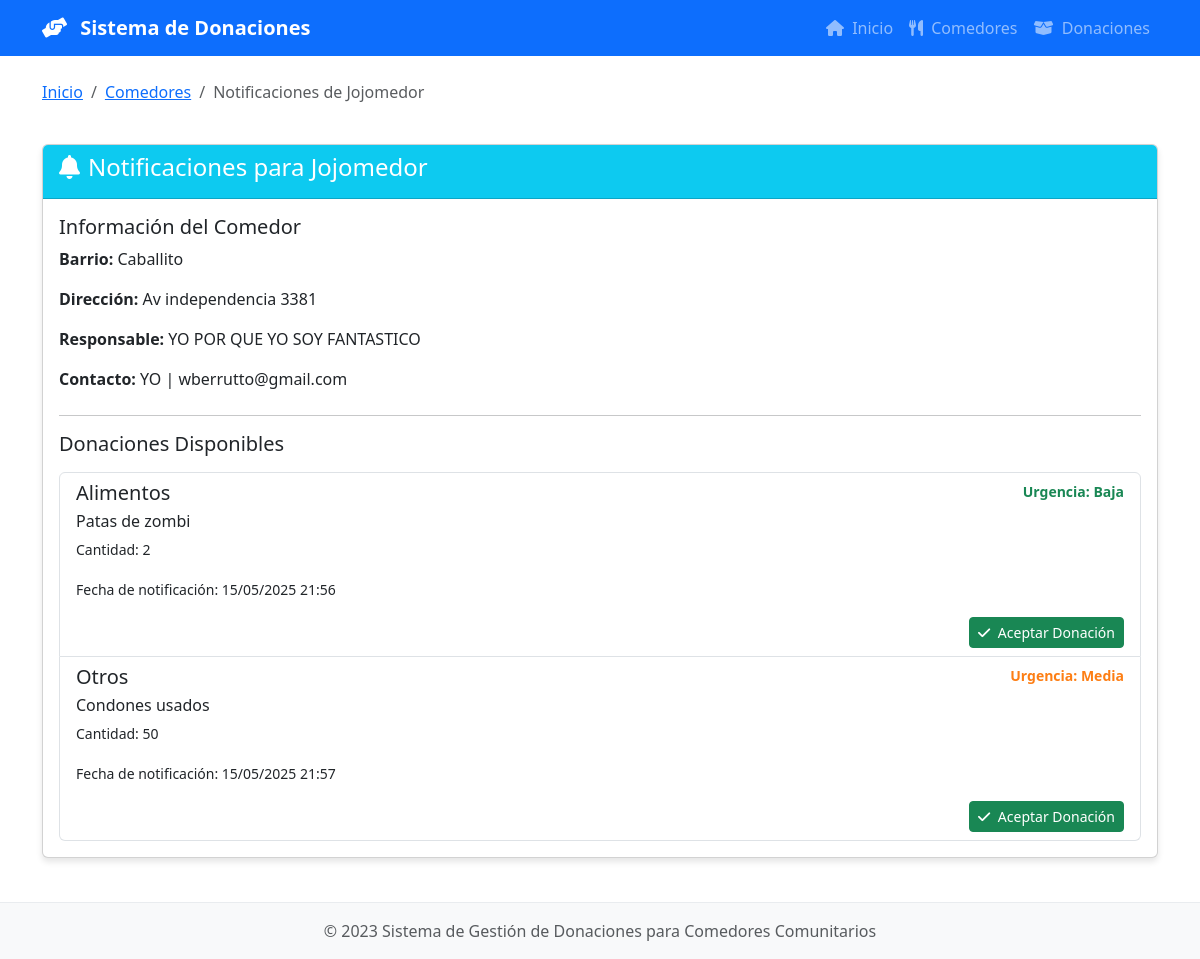
Page /comedores/1/notificaciones on the committed database.
### app/models.py (models this page shows)
class Comedor(Base):
    __tablename__ = "comedores"
    id = Column(Integer, primary_key=True, index=True)
    nombre = Column(String(100), nullable=False)
    barrio = Column(String(100), nullable=False)
    direccion = Column(String(200), nullable=False)
    responsable = Column(String(100), nullable=False)
    telefono = Column(String(20), nullable=False)
    email = Column(String(100), nullable=False)
    notificaciones = relationship("Notificacion", back_populates="comedor")
    donaciones_recibidas = relationship("Donacion", back_populates="comedor_asignado")

class Notificacion(Base):
    __tablename__ = "notificaciones"
    id = Column(Integer, primary_key=True, index=True)
    comedor_id = Column(Integer, ForeignKey("comedores.id"), nullable=False)
    donacion_id = Column(Integer, ForeignKey("donaciones.id"), nullable=False)
    fecha_envio = Column(DateTime, nullable=False)
    estado = Column(String(20), nullable=False)  # enviada, leida, aceptada, rechazada
    comedor = relationship("Comedor", back_populates="notificaciones")
    donacion = relationship("Donacion", back_populates="notificaciones")

class Donacion(Base):
    __tablename__ = "donaciones"
    id = Column(Integer, primary_key=True, index=True)
    tipo = Column(String(50), nullable=False)  # Alimentos, Ropa, Útiles, etc.
    descripcion = Column(Text, nullable=False)
    cantidad = Column(Integer, nullable=False)
    urgencia = Column(String(20), nullable=False)  # Alta, Media, Baja
    fecha_registro = Column(DateTime, nullable=False)
    estado = Column(String(20), nullable=False)  # disponible, asignada, entregada
    comedor_asignado_id = Column(Integer, ForeignKey("comedores.id"), nullable=True)
    comedor_asignado = relationship("Comedor", back_populates="donaciones_recibidas")
    notificaciones = relationship("Notificacion", back_populates="donacion")

### app/main.py (the view)
@app.get("/comedores/{comedor_id}/notificaciones", response_class=HTMLResponse)
async def ver_notificaciones(
    request: Request,
    comedor_id: int,
    db: Session = Depends(get_db)
):
    comedor = db.query(Comedor).filter(Comedor.id == comedor_id).first()
    if not comedor:
        raise HTTPException(status_code=404, detail="Comedor no encontrado")
    notificaciones = db.query(Notificacion).filter(
        Notificacion.comedor_id == comedor_id,
        Notificacion.estado == "enviada"
    ).join(Donacion).filter(Donacion.estado == "disponible").all()
    return templates.TemplateResponse("notificaciones.html", {
        "request": request,
        "comedor": comedor,
        "notificaciones": notificaciones
    })

### app/templates/notificaciones.html (shortened to what this page needs)
{% extends "base.html" %}
{% block content %}
<div class="row mb-4">
    <div class="col-12">
        <nav aria-label="breadcrumb">
            <ol class="breadcrumb">
                <li class="breadcrumb-item"><a href="/">Inicio</a></li>
                <li class="breadcrumb-item"><a href="/comedores">Comedores</a></li>
                <li class="breadcrumb-item active" aria-current="page">Notificaciones de {{ comedor.nombre }}</li>
            </ol>
        </nav>
    </div>
</div>
<div class="row mb-4">
    <div class="col-12">
        <div class="card">
            <div class="card-header bg-info text-white">
                <h4><i class="fas fa-bell me-2"></i>Notificaciones para {{ comedor.nombre }}</h4>
            </div>
            <div class="card-body">
                <div class="mb-4">
                    <h5>Información del Comedor</h5>
                    <p><strong>Barrio:</strong> {{ comedor.barrio }}</p>
                    <p><strong>Dirección:</strong> {{ comedor.direccion }}</p>
                    <p><strong>Responsable:</strong> {{ comedor.responsable }}</p>
                    <p><strong>Contacto:</strong> {{ comedor.telefono }} | {{ comedor.email }}</p>
                </div>
                <hr>
                <h5>Donaciones Disponibles</h5>
                {% if notificaciones %}
                <div class="list-group mt-3">
                    {% for notificacion in notificaciones %}
                    <div class="list-group-item">
                        <div class="d-flex w-100 justify-content-between">
                            <h5 class="mb-1">{{ notificacion.donacion.tipo }}</h5>
                            <small class="
                                {% if notificacion.donacion.urgencia == 'Media' %}urgencia-media{% endif %}
                                {% if notificacion.donacion.urgencia == 'Baja' %}urgencia-baja{% endif %}
                            ">
                                Urgencia: {{ notificacion.donacion.urgencia }}
                            </small>
                        </div>
                        <p class="mb-1">{{ notificacion.donacion.descripcion }}</p>
                        <p><small>Cantidad: {{ notificacion.donacion.cantidad }}</small></p>
                        <p><small>Fecha de notificación: {{ notificacion.fecha_envio.strftime('%d/%m/%Y %H:%M') }}</small></p>
                        <div class="d-flex justify-content-end">
                            <button
                                class="btn btn-success btn-sm aceptar-donacion"
                                data-donacion-id="{{ notificacion.donacion.id }}"
                                data-comedor-id="{{ comedor.id }}"
                            >
                                <i class="fas fa-check me-1"></i> Aceptar Donación
                            </button>
                        </div>
                    </div>
                    {% endfor %}
                </div>
                {% else %}
                <div class="alert alert-info">
                    <i class="fas fa-info-circle me-1"></i> No hay notificaciones pendientes para este comedor.
                </div>
                {% endif %}
            </div>
        </div>
    </div>
</div>
{% endblock %}

### app/templates/base.html (shortened to what this page needs)
<!DOCTYPE html>
<html lang="es">
<head>
    <link href="https://cdn.jsdelivr.net/npm/bootstrap@5.3.0/dist/css/bootstrap.min.css" rel="stylesheet">
    <link rel="stylesheet" href="https://cdnjs.cloudflare.com/ajax/libs/font-awesome/6.0.0/css/all.min.css">
</head>
<body>
    <nav class="navbar navbar-expand-lg navbar-dark bg-primary mb-4">
        <div class="container">
            <a class="navbar-brand" href="/">
                <i class="fas fa-hands-helping me-2"></i>
                Sistema de Donaciones
            </a>
            <div class="collapse navbar-collapse" id="navbarNav">
                <ul class="navbar-nav ms-auto">
                    <li class="nav-item">
                        <a class="nav-link" href="/"><i class="fas fa-home me-1"></i> Inicio</a>
                    </li>
                    <li class="nav-item">
                        <a class="nav-link" href="/comedores"><i class="fas fa-utensils me-1"></i> Comedores</a>
                    </li>
                    <li class="nav-item">
                        <a class="nav-link" href="/donaciones"><i class="fas fa-box-open me-1"></i> Donaciones</a>
                    </li>
                </ul>
            </div>
        </div>
    </nav>
    <div class="container">
        {% block content %}{% endblock %}
    </div>
    <footer class="footer mt-auto py-3">
        <div class="container text-center">
            <span class="text-muted">© 2023 Sistema de Gestión de Donaciones para Comedores Comunitarios</span>
        </div>
    </footer>
</body>
</html>

### app/templates/base.html (style rules this page uses)
.navbar-brand { font-weight: bold; }
.card { margin-bottom: 20px; box-shadow: 0 4px 6px rgba(0, 0, 0, 0.1); }
.card-header { font-weight: bold; }
.urgencia-media { color: #fd7e14; font-weight: bold; }
.urgencia-baja { color: #198754; font-weight: bold; }
.footer { margin-top: 50px; padding: 20px 0; background-color: #f8f9fa; border-top: 1px solid #e9ecef; }

### rows in the picture
Comedor: nombre "Jojomedor", barrio "Caballito", direccion "Av independencia 3381", responsable "YO POR QUE YO SOY FANTASTICO", telefono "YO", email "wberrutto@gmail.com"
Notificacion: donacion.tipo "Alimentos", donacion.urgencia "Baja", donacion.descripcion "Patas de zombi", donacion.cantidad "2", fecha_envio "15/05/2025 21:56"
Notificacion: donacion.tipo "Otros", donacion.urgencia "Media", donacion.descripcion "Condones usados", donacion.cantidad "50", fecha_envio "15/05/2025 21:57"
